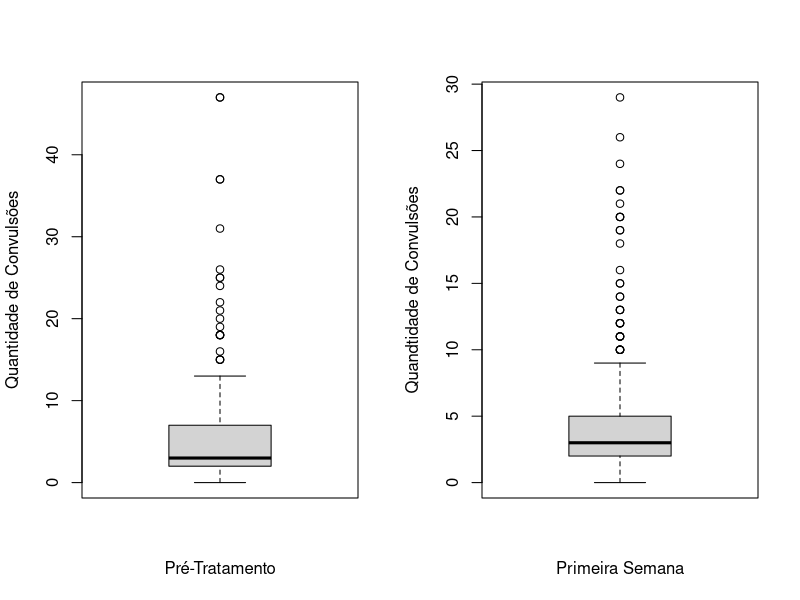

The R script that drew this image:
#Teste T Pareado no R - necessita da normalidade de dados
# Compara duas amostras do mesmo individuo, 

#A variável convulsões indica o número de convulsões pro dia de cada paciente em três condições:antes do inicio
#na primeira semana, e na sexta semana. Verifique se há diferrença no número de convulsões antes do tratameno e na 


if(!require(dplyr)){
  install.packages(dplyr)
}
if(!require(psych)){
  install.packages("psych")
}

library(dplyr)
library(psych)


setwd("D:/Gabriel/Meus_Projetos/GitHub/Gabriel/Curso_Estatistica_Com_R")

dados4 <- read.csv("BD4.csv", sep=";", dec=",") %>%
  rename(Convulsoes_PT = Convulsões_PT,
         Convulsoes_S1 = Convulsões_S1,
         Convulsoes_S6 = Convulsões_S6,
         Genero = Gênero)#Mudar nome de variáveis (depois = antes)

dados4$Genero <- factor(dados4$Genero)


glimpse(dados4)

#Passo 4: Verificação das normalidades dos dados - diferença deve ter distribuição normal
dados4$DiferencaPTS1 <- dados4$Convulsoes_PT - dados4$Convulsoes_S1

shapiro.test(dados4$DiferencaPTS1) #Hipotese alternativa - não tem normalidade
# Solução
# 1º Continuar o processo - não recomendade
# 2º Transformar os dados, trabalhar com os logaritmos
# 3º Utilizar um teste não parametrico, que não necessita de normalidade

t.test(dados4$Convulsoes_PT, dados4$Convulsoes_S1, paired = TRUE) #Considerar que é um teste pareado -
# Resultado: media de 1 diferença - hipotese nula  


#Visualização dos dados - Não e bom, possui dados fora do intervalo - Escala diferente 
par(mfrow=c(1,2))
boxplot(dados4$Convulsoes_PT, ylab="Quantidade de Convulsões", xlab="Pré-Tratamento")
boxplot(dados4$Convulsoes_S1, ylab="Quandtidade de Convulsões", xlab="Primeira Semana")


#Análise Descritiva dos dados - Quartio
summary(dados4$Convulsoes_PT)
describe(dados4$Convulsoes_PT) #Mostra dados detalhados - pacote psych



# O teste-t pareado mostrou que a média na primeira seman é diferente de convulsões pré-tratamento (t(274) = 3,68, p < 0.001)
# A média de convulsões da primeira semana foi inferior à média da semana pré-tratamento
